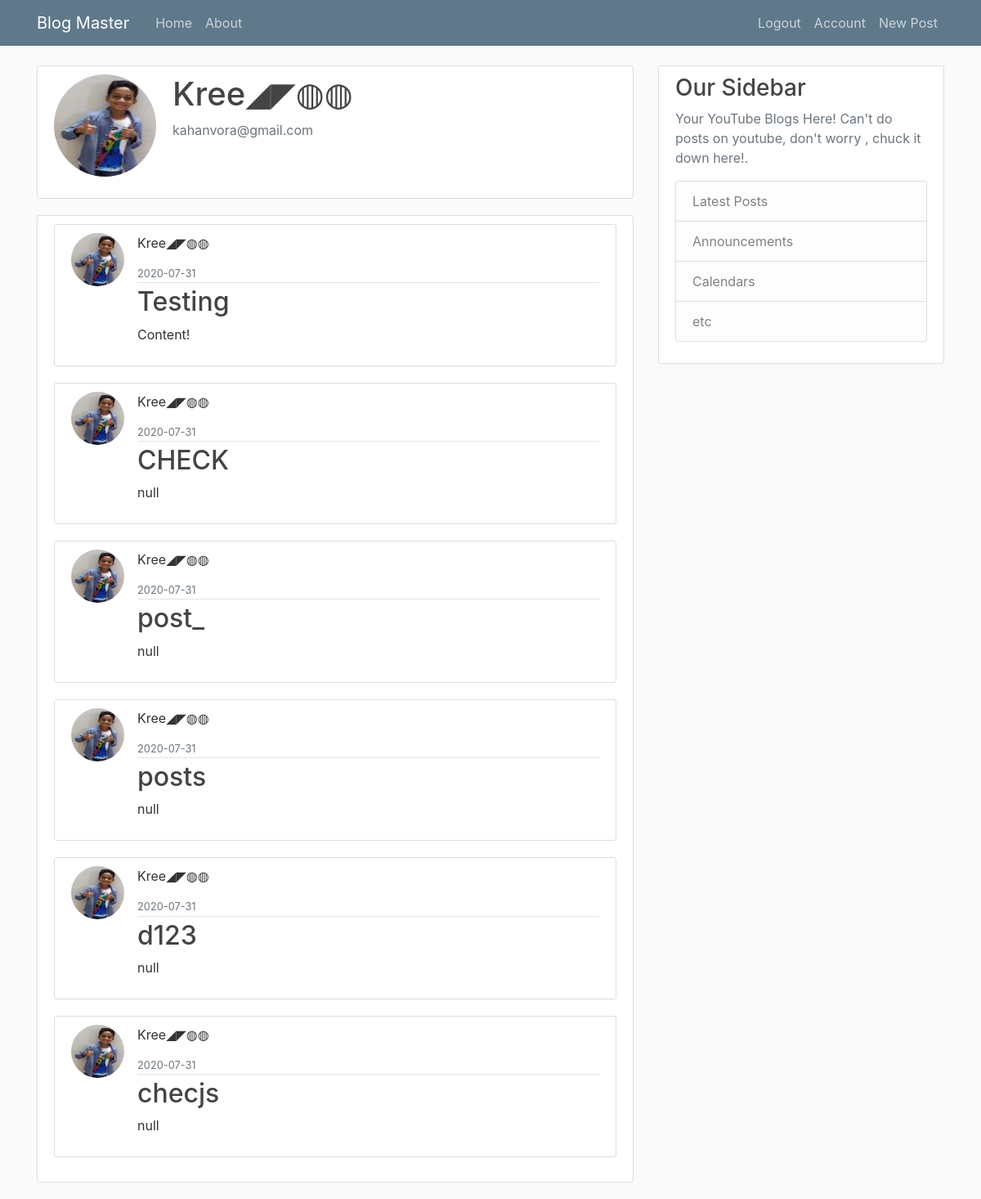
/users/1 (signed in), run on the app's committed database.
### flaskblog/models.py (models this page shows, shortened)
class User(db.Model, UserMixin):
    id = db.Column(db.Integer, primary_key=True)
    username = db.Column(db.String(20), unique=True, nullable=False)
    email = db.Column(db.String(120), unique=True, nullable=False)
    image_file = db.Column(db.String(20), nullable=False, default='default.jpg')
    password = db.Column(db.String(60), nullable=False)
    posts = db.relationship('Post', backref='author', lazy=True)

class Post(db.Model):
    id = db.Column(db.Integer, primary_key=True)
    title = db.Column(db.String(100), nullable=False)
    date_posted = db.Column(db.DateTime, nullable=False, default=datetime.utcnow)
    content = db.Column(db.Text, nullable=False)
    user_id = db.Column(db.Integer, db.ForeignKey('user.id'), nullable=False)
    def __repr__(self):
        return f"Post('{self.title}', '{self.date_posted}')"

### flaskblog/routes.py (the view)
@app.route("/users/<int:id>", methods=['POST',"GET"])
@login_required
def users(id):
    user = User.query.get_or_404(id)
    posts = user.posts
    print(user.posts)
    return render_template('user.html', title=user.username, user=user, posts=posts)

### flaskblog/models.py (called while the page is built)
@login_manager.user_loader
def load_user(user_id):
    return User.query.get(int(user_id))

### flaskblog/templates/user.html
{% extends "layout.html" %}
{% block content %}
    <div class="content-section">
      <div class="media">
        <img class="rounded-circle account-img" src="{{ url_for('static', filename='profile_pics/' + user.image_file) }}">
        <div class="media-body">
          <h2 class="account-heading">{{ user.username }}</h2>
          <p class="text-secondary">{{ user.email }}</p>
        </div>
      </div>
    </div>
    <div class="content-section">
      {% for post in posts %}
        <article class="media content-section">
          <img class="rounded-circle article-img" src="{{ url_for('static', filename='profile_pics/' + user.image_file) }}">
          <div class="media-body">
            <div class="article-metadata">
              <p class="mr-2">{{ user.username }}</p>
              <small class="text-muted">{{ post.date_posted.strftime('%Y-%m-%d') }}</small>
            </div>
            <h2><a class="article-title" href="{{ url_for('post', post_id=post.id) }}">{{ post.title }}</a></h2>
            <p class="article-content">{{ post.content }}</p>
          </div>
        </article>
    {% endfor %}
    </div>
{% endblock content %}

### flaskblog/static/main.css (style rules this page uses)
body { background: #fafafa; color: #333333; margin-top: 5rem; }
h1, h2, h3, h4, h5, h6 { color: #444444; }
.content-section { background: #ffffff; padding: 10px 20px; border: 1px solid #dddddd; border-radius: 3px; margin-bottom: 20px; }
.article-title { color: #444444; }
.article-content { white-space: pre-line; }
.article-img { height: 65px; width: 65px; margin-right: 16px; }
.article-metadata { padding-bottom: 1px; margin-bottom: 4px; border-bottom: 1px solid #e3e3e3 }
.account-img { height: 125px; width: 125px; margin-right: 20px; margin-bottom: 16px; }
.account-heading { font-size: 2.5rem; }

### data on the page
User: image_file (picture), username "Kree◢◤◍◍", email "kahanvora@gmail.com"
Post: image_file (picture), date_posted "2020-07-31", title "Testing", content "Content!"
Post: image_file (picture), date_posted "2020-07-31", title "CHECK", content "null"
Post: image_file (picture), date_posted "2020-07-31", title "post_", content "null"
Post: image_file (picture), date_posted "2020-07-31", title "posts", content "null"
Post: image_file (picture), date_posted "2020-07-31", title "d123", content "null"
Post: image_file (picture), date_posted "2020-07-31", title "checjs", content "null"
